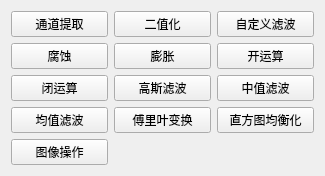
                  <widget class="QWidget" name="scrollAreaWidgetContents_2">
                   <property name="geometry">
                    <rect>
                     <x>0</x>
                     <y>0</y>
                     <width>325</width>
                     <height>157</height>
                    </rect>
                   </property>
                   <layout class="QGridLayout" name="gridLayout">
                    <item row="0" column="2">
                     <widget class="QPushButton" name="pushButton_12">
                      <property name="text">
                       <string>自定义滤波</string>
                      </property>
                     </widget>
                    </item>
                    <item row="0" column="1">
                     <widget class="QPushButton" name="pushButton_2">
                      <property name="text">
                       <string>二值化</string>
                      </property>
                     </widget>
                    </item>
                    <item row="1" column="2">
                     <widget class="QPushButton" name="btn_open">
                      <property name="text">
                       <string>开运算</string>
                      </property>
                     </widget>
                    </item>
                    <item row="2" column="2">
                     <widget class="QPushButton" name="btn_medianFilter">
                      <property name="text">
                       <string>中值滤波</string>
                      </property>
                     </widget>
                    </item>
                    <item row="3" column="2">
                     <widget class="QPushButton" name="btn_histogramEqualization">
                      <property name="text">
                       <string>直方图均衡化</string>
                      </property>
                     </widget>
                    </item>
                    <item row="3" column="1">
                     <widget class="QPushButton" name="btn_fourierTransformation">
                      <property name="text">
                       <string>傅里叶变换</string>
                      </property>
                     </widget>
                    </item>
                    <item row="2" column="1">
                     <widget class="QPushButton" name="btn_gaussianFilter">
                      <property name="text">
                       <string>高斯滤波</string>
                      </property>
                     </widget>
                    </item>
                    <item row="3" column="0">
                     <widget class="QPushButton" name="btn_averageFilter">
                      <property name="text">
                       <string>均值滤波</string>
                      </property>
                     </widget>
                    </item>
                    <item row="1" column="0">
                     <widget class="QPushButton" name="btn_erod">
                      <property name="text">
                       <string>腐蚀</string>
                      </property>
                     </widget>
                    </item>
                    <item row="2" column="0">
                     <widget class="QPushButton" name="btn_close">
                      <property name="text">
                       <string>闭运算</string>
                      </property>
                     </widget>
                    </item>
                    <item row="0" column="0">
                     <widget class="QPushButton" name="btn_extraction">
                      <property name="text">
                       <string>通道提取</string>
                      </property>
                     </widget>
                    </item>
                    <item row="1" column="1">
                     <widget class="QPushButton" name="btn_dilat">
                      <property name="text">
                       <string>膨胀</string>
                      </property>
                     </widget>
                    </item>
                    <item row="4" column="0">
                     <widget class="QPushButton" name="btn_imageOperation">
                      <property name="text">
                       <string>图像操作</string>
                      </property>
                     </widget>
                    </item>
                   </layout>
                  </widget>
